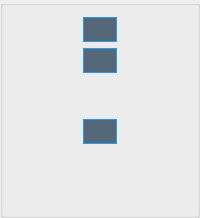
       <widget class="QGroupBox" name="groupBox">
        <property name="title">
         <string/>
        </property>
        <layout class="QGridLayout" name="gridLayout_3">
         <property name="leftMargin">
          <number>3</number>
         </property>
         <property name="rightMargin">
          <number>3</number>
         </property>
         <item row="0" column="0">
          <layout class="QVBoxLayout" name="verticalLayout_8" stretch="0,0,1,0,0">
           <property name="topMargin">
            <number>0</number>
           </property>
           <item>
            <widget class="QPushButton" name="listcon">
             <property name="sizePolicy">
              <sizepolicy hsizetype="Fixed" vsizetype="Fixed">
               <horstretch>0</horstretch>
               <verstretch>0</verstretch>
              </sizepolicy>
             </property>
             <property name="minimumSize">
              <size>
               <width>25</width>
               <height>25</height>
              </size>
             </property>
             <property name="toolTip">
              <string>原始列表</string>
             </property>
             <property name="styleSheet">
              <string notr="true">QPushButton {
    background-color: #54687a; /* 默认颜色，浅灰色 */
    border: 1px solid #259ae9; /* 灰色的边框 */
}

QPushButton:hover {
    background-color: #54687a; /* 鼠标悬停时的颜色，稍浅的灰色 */
}

QPushButton:pressed {
    background-color: #455364; /* 鼠标点击时的颜色，稍深的灰色 */
}
</string>
             </property>
             <property name="text">
              <string/>
             </property>
             <property name="icon">
              <iconset>
               <normaloff>resources/op_icon/folder.png</normaloff>resources/op_icon/folder.png</iconset>
             </property>
            </widget>
           </item>
           <item>
            <widget class="QPushButton" name="workcon">
             <property name="sizePolicy">
              <sizepolicy hsizetype="Fixed" vsizetype="Fixed">
               <horstretch>0</horstretch>
               <verstretch>0</verstretch>
              </sizepolicy>
             </property>
             <property name="minimumSize">
              <size>
               <width>25</width>
               <height>25</height>
              </size>
             </property>
             <property name="toolTip">
              <string>工作区</string>
             </property>
             <property name="styleSheet">
              <string notr="true">QPushButton {
    background-color: #54687a; /* 默认颜色，浅灰色 */
    border: 1px solid #259ae9; /* 灰色的边框 */
}

QPushButton:hover {
    background-color: #54687a; /* 鼠标悬停时的颜色，稍浅的灰色 */
}

QPushButton:pressed {
    background-color: #455364; /* 鼠标点击时的颜色，稍深的灰色 */
}
</string>
             </property>
             <property name="text">
              <string/>
             </property>
             <property name="icon">
              <iconset>
               <normaloff>resources/op_icon/workspace.png</normaloff>resources/op_icon/workspace.png</iconset>
             </property>
            </widget>
           </item>
           <item>
            <spacer name="verticalSpacer">
             <property name="orientation">
              <enum>Qt::Vertical</enum>
             </property>
             <property name="sizeHint" stdset="0">
              <size>
               <width>20</width>
               <height>40</height>
              </size>
             </property>
            </spacer>
           </item>
           <item>
            <widget class="QPushButton" name="terminalcon">
             <property name="sizePolicy">
              <sizepolicy hsizetype="Fixed" vsizetype="Fixed">
               <horstretch>0</horstretch>
               <verstretch>0</verstretch>
              </sizepolicy>
             </property>
             <property name="minimumSize">
              <size>
               <width>25</width>
               <height>25</height>
              </size>
             </property>
             <property name="toolTip">
              <string>终端</string>
             </property>
             <property name="styleSheet">
              <string notr="true">QPushButton {
    background-color: #54687a; /* 默认颜色，浅灰色 */
    border: 1px solid #259ae9; /* 灰色的边框 */
}

QPushButton:hover {
    background-color: #54687a; /* 鼠标悬停时的颜色，稍浅的灰色 */
}

QPushButton:pressed {
    background-color: #455364; /* 鼠标点击时的颜色，稍深的灰色 */
}
</string>
             </property>
             <property name="text">
              <string/>
             </property>
             <property name="icon">
              <iconset>
               <normaloff>resources/op_icon/terminal.png</normaloff>resources/op_icon/terminal.png</iconset>
             </property>
            </widget>
           </item>
           <item>
            <spacer name="verticalSpacer_2">
             <property name="orientation">
              <enum>Qt::Vertical</enum>
             </property>
             <property name="sizeHint" stdset="0">
              <size>
               <width>20</width>
               <height>60</height>
              </size>
             </property>
            </spacer>
           </item>
          </layout>
         </item>
        </layout>
       </widget>
